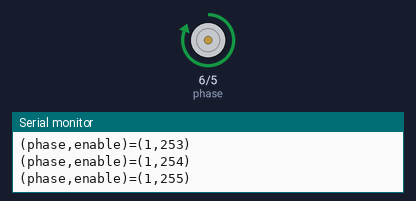
A sketch run on a simulated Arduino Uno, built with avr-gcc and run on an emulated ATmega328P. On the bench: direction and speed pins drawn as motors (green arrow = direction pin HIGH = forward, orange = LOW = backward, longer = more drive), the last lines printed to the serial monitor.

Above: at 6.4 s.
At 19.8 s:
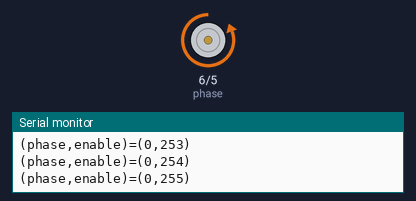
At 26.5 s:
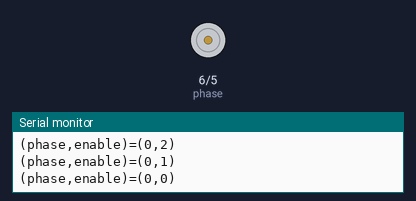
Timing chart, 0 to 34.9 s (numbered marks = the images above):
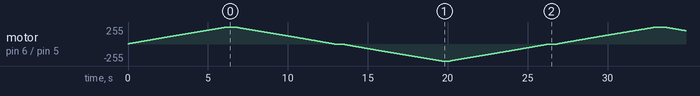

The sketch:

motor_driver.ino
```cpp
// Program to test the motor driver circuitry
//
// Prints the phase (direction) and enable (speed) of the motor driver
//  Ramps up to max speed, then slows down, in one direction
//  Ramps up to max speed, then slows down, in opposite direction


#define BAUDRATE 9600

// Motor Driver variables
#define enable 5
#define phase 6
#define FORWARD HIGH
#define BACKWARD LOW
#define THROTTLE_MIN 0
#define THROTTLE_MAX 255

void setup() {
  // Start Serial Monitor for feedback
  Serial.begin(BAUDRATE);

  // Set phase (digital) pin as an output
  pinMode(phase,OUTPUT);

  // Set initial condition for motor driver
  digitalWrite(phase,FORWARD);
  analogWrite(enable,0);
}

void loop() {
  // Sweep motor at phase = FORWARD,
  //  and motor speed at enable steps 0 to 255
  //  speed up
  digitalWrite(phase,FORWARD);
  for(int i = THROTTLE_MIN; i <= THROTTLE_MAX; i++) {
    analogWrite(enable,i);
    Serial.print("(phase,enable)=(");
    Serial.print(FORWARD);
    Serial.print(",");
    Serial.print(i);
    Serial.println(")");
    delay(5);
  }
  delay(500);

  // Sweep motor at phase = FORWARD,
  //  and motor speed at enable steps 255 to 0
  //  slow down
  for(int i = THROTTLE_MAX; i >= THROTTLE_MIN; i--) {
    analogWrite(enable,i);
    Serial.print("(phase,enable)=(");
    Serial.print(FORWARD);
    Serial.print(",");
    Serial.print(i);
    Serial.println(")");
    delay(5);
  }
  delay(500);


  // Sweep motor at phase = BACKWARD,
  //  and motor speed at enable steps 0 to 255
  //  speed up
  digitalWrite(phase,BACKWARD);
  for(int i = THROTTLE_MIN; i <= THROTTLE_MAX; i++) {
    analogWrite(enable,i);
    Serial.print("(phase,enable)=(");
    Serial.print(BACKWARD);
    Serial.print(",");
    Serial.print(i);
    Serial.println(")");
    delay(5);
  }
  delay(500);

  // Sweep motor at phase = BACKWARD,
  //  and motor speed at enable steps 255 to 0
  //  slow down
  for(int i = THROTTLE_MAX; i >= THROTTLE_MIN; i--) {
    analogWrite(enable,i);
    Serial.print("(phase,enable)=(");
    Serial.print(BACKWARD);
    Serial.print(",");
    Serial.print(i);
    Serial.println(")");
    delay(5);
  }
  delay(500);
}
```
